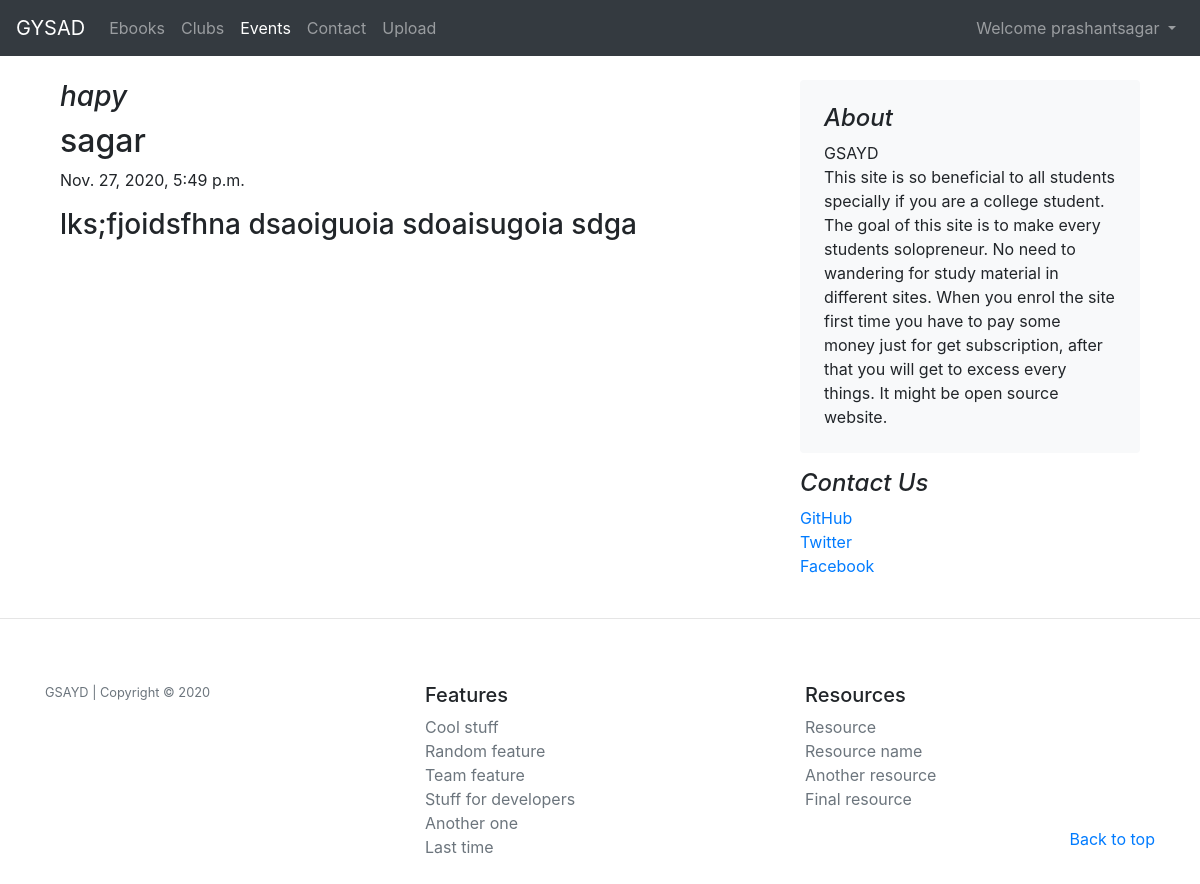
The app's page /events/blogpost/2 (signed in) with its own data.
### events/models.py (models this page shows, shortened)
class Events(models.Model):
    post_id = models.AutoField(primary_key=True)
    event_name = models.CharField(max_length=210)
    author = models.CharField(max_length=100)
    content = models.TextField()
    slug = models.CharField(max_length=130,default="")
    timestamp = models.DateTimeField(blank=True)
    thumbnail = models.ImageField(upload_to='images/events',default="")

### events/views.py (the view)
# urls.py: path("blogpost/<int:id>", views.blogpost, name="BlogPost")
def blogpost (request, id):
    post = Events.objects.filter(post_id=id) [0]
    return render(request, 'blogpost.html', {'post': post})

### templates/blogpost.html (shortened to what this page needs)
{% extends 'main.html' %}
{% block eventsactive %} active {% endblock eventsactive %}
{% block body%}
<div class="container">
    <main role="main" class="container">
        <div class="row my-4">
            <div class="col-md-8 blog-main">
                <h3 class="font-italic">
                    {{post.event_name}}
                </h3>
                <div class="blog-post">
                    <h2 class="blog-post-title">{{post.author}}</h2>
                    <p class="blog-post-meta">{{post.timestamp}}
                    </p>
                    <h3>{{post.content}}</h3>
                </div>
            </div>
            <aside class="col-md-4">
                <div class="p-4 mb-3 bg-light rounded">
                    <h4 class="font-italic">About</h4>
                    <p class="mb-0">GSAYD <em> </em><br>
This site is so beneficial to all students specially if you are a college student. The goal of this site is to make every students solopreneur. No need to wandering for study material in different sites. When you enrol the site first time you have to pay some money just for get subscription, after that you will get to excess every things. It might be open source website.
</p>
                </div>
                <h4 class="font-italic ">Contact Us</h4>
                <ol class="list-unstyled">
                    <li><a href="https://github.com/prashantsagar73">GitHub</a></li>
                    <li><a href="#">Twitter</a></li>
                    <li><a href="#">Facebook</a></li>
                </ol>
            </aside>
        </div>
    </main>
</div>
{% endblock %}

### templates/main.html (shortened to what this page needs)
<!doctype html>
<html lang="en">
  <head>
    <link href="https://unpkg.com/tailwindcss@^1.0/dist/tailwind.min.css" rel="stylesheet">
    <link rel="stylesheet" href="https://stackpath.bootstrapcdn.com/bootstrap/4.5.2/css/bootstrap.min.css">
  </head>
<body>
<nav class="navbar navbar-expand-lg navbar-dark bg-dark">
  <a class="navbar-brand" href="/">GYSAD</a>
         {% if user.is_authenticated %}
    <div class="collapse navbar-collapse" id="navbarSupportedContent">
    <ul class="navbar-nav mr-auto">
      <li class="nav-item {% block ebookactive %} {% endblock ebookactive %}">
        <a class="nav-link" href="/ebook">Ebooks</a>
      </li>
      <li class="nav-item {% block clubactive %} {% endblock clubactive %}">
        <a class="nav-link" href="/club">Clubs</a>
      </li>
      <li class="nav-item {% block eventsactive %} {% endblock eventsactive %}">
        <a class="nav-link" href="/events">Events</a>
      </li>
      <li class="nav-item {% block contactactive %} {% endblock contactactive %}">
        <a class="nav-link" href="/contact">Contact</a>
      </li>
        <li class="nav-item {% block fileuploaderactive %} {% endblock fileuploaderactive  %}">
        <a class="nav-link" href="/fileuploader">Upload</a>
      </li>
    </ul>
    </div>
                <ul class='navbar-nav'>
                 <li class="nav-item dropdown">
        <a class="nav-link dropdown-toggle" href="#" id="navbarDropdown" role="button" data-toggle="dropdown" aria-haspopup="true" aria-expanded="false">
          Welcome {{request.user}}
        </a>
      </li>
      </ul>
      {% else %}
          <button type="button" class="btn btn-success mx-2" data-toggle="modal" data-target="#loginModal">Login</button>
          <button type="button" class="btn btn-success mx-2" data-toggle="modal" data-target="#signupModal">SignUp</button>
          {% endif %}
</nav>
{% block body %}
{% endblock body %}
<hr>
<footer class="container py-5">
  <div class="row">
    <div class="col-12 col-md">
      <small class="d-block mb-3 text-muted"> GSAYD | Copyright © 2020</small>
    </div>
    <div class="col-6 col-md">
      <h5>Features</h5>
      <ul class="list-unstyled text-small">
        <li><a class="text-muted" href="#">Cool stuff</a></li>
        <li><a class="text-muted" href="#">Random feature</a></li>
        <li><a class="text-muted" href="#">Team feature</a></li>
        <li><a class="text-muted" href="#">Stuff for developers</a></li>
        <li><a class="text-muted" href="#">Another one</a></li>
        <li><a class="text-muted" href="#">Last time</a></li>
      </ul>
    </div>
    <div class="col-6 col-md">
      <h5>Resources</h5>
      <ul class="list-unstyled text-small">
        <li><a class="text-muted" href="#">Resource</a></li>
        <li><a class="text-muted" href="#">Resource name</a></li>
        <li><a class="text-muted" href="#">Another resource</a></li>
        <li><a class="text-muted" href="#">Final resource</a></li>
      </ul>
<p class="float-right">
      <a href="#">Back to top</a>
    </p>
  </div>
</footer>
<body>
  </body>
</html>

### records on screen
Events: event_name "hapy", author "sagar", timestamp "Nov. 27, 2020, 5:49 p.m.", content "lks;fjoidsfhna dsaoiguoia sdoaisugoia sdga"

### other values on screen
{{ request.user }} "prashantsagar"
